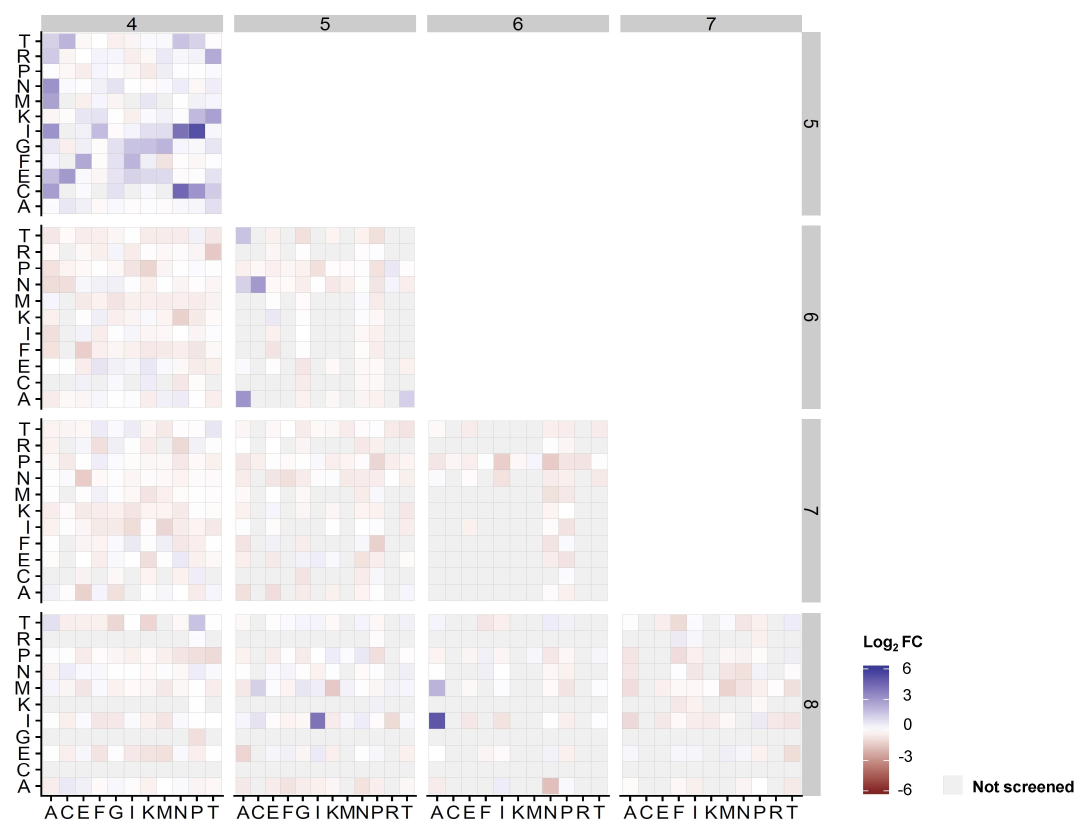
#> input picture batman_resub/tcr_epitope_datasets/more_than_one_hamming_datasets/EWW-TCR_papers/all_heatmaps.jpg, 4334 x 3353 px (shown at 1/4 size)
$ python image2data_positions_68.py
#> lines starting #> are read from the running program, lines starting #| are printed output that depends on the picture
import numpy as np
import pandas as pd
from PIL import Image
import itertools
from matplotlib import pyplot as plt

'''Extract RGB values'''
# Load image
im = Image.open('all_heatmaps.jpg','r')
#> im is the input picture: PIL image 4334x3353 RGB; mean R, G, B 245.5, 244, 244.8
pix = list(im.getdata())
#> pix = 14531902 items
width, height = im.size
#> width = 4334; height = 3353
pixel_values = np.array(pix).reshape((width, height, 3))
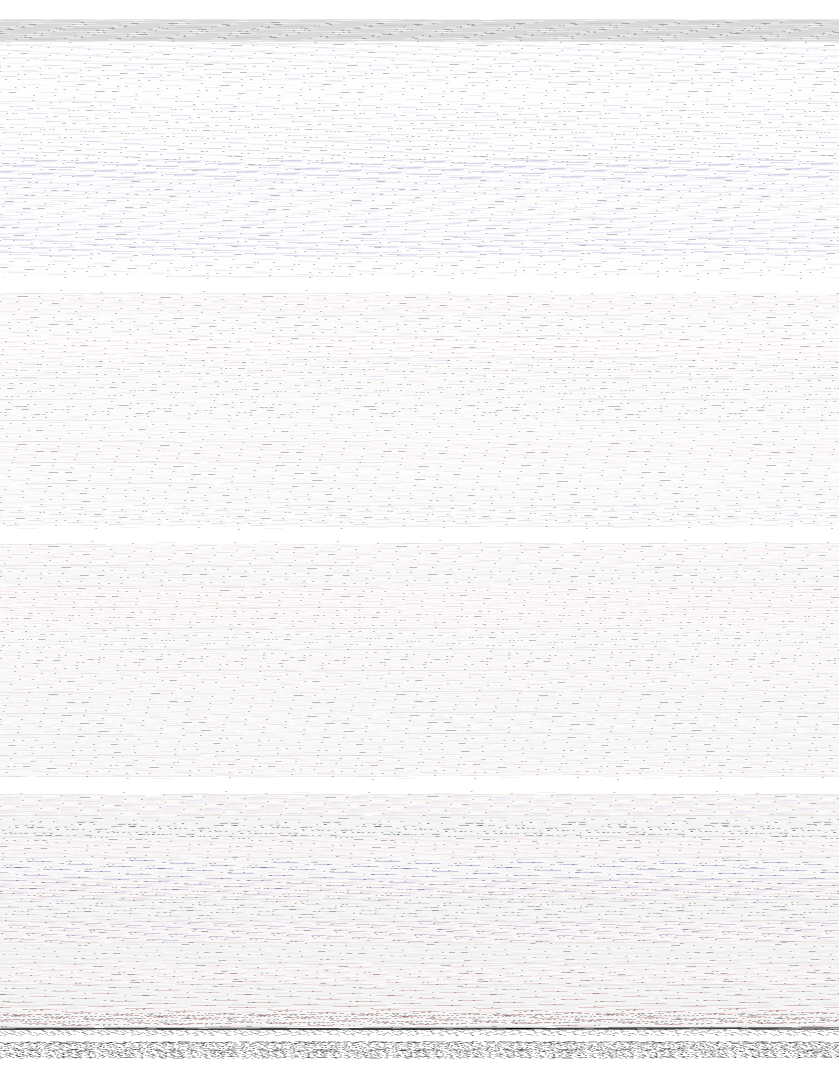
#> pixel_values: shape (4334, 3353, 3) int64 (shown at 1/4 size); mean of channels 0, 1, 2 245.5, 244, 244.8; drawn as R, G, B

# Set up a grid to extract RGB values for each box in heatmap

# For mutations in positions 6 and 7
xmin = 1748
xmax = 2396
ymin = 2489.5
ymax = 3143.5
xpts = 11
ypts = 11

grid = list(itertools.product(np.linspace(xmin,xmax,xpts),
                              np.linspace(ymin,ymax,ypts)))

# Extract RGB values
rgb = np.zeros((xpts*ypts,3))

for pixel in np.arange(xpts*ypts):
    rgb[pixel,:] = im.getpixel(grid[pixel])
#> after the loop, rgb = 121 rows, first 8: [245, 244, 252], [240, 240, 240], [253, 243, 242], [254, 254, 255], [187, 179, 218], [240, 240, 240], [95, 86, 167], [240, 240, 240]

# Reshape to heatmap size y channel
rgb = np.reshape(rgb, (xpts,ypts,3))

'''Colorbar'''
# sample equally spaced 100 collinear points between upper (6) & lower (-6) ticks

xmin = 3502
xmax = 3503
ymin = 2675
ymax = 3162.5
xpts_cb= 1
ypts_cb = 100

grid = list(itertools.product(np.linspace(xmin,xmax,xpts_cb),
                              np.linspace(ymin,ymax,ypts_cb)))

# Extract RGB values
cb_rgb = np.zeros((ypts_cb,3))

for pixel in np.arange(ypts_cb):
    cb_rgb[pixel,:] = im.getpixel(grid[pixel])
#> after the loop, cb_rgb = 100 rows, first 8: [61, 60, 154], [61, 60, 153], [69, 66, 157], [72, 67, 159], [76, 72, 159], [80, 74, 160], [88, 80, 166], [89, 81, 166]

# Interpolate logFC scale
rgb2log_FC = np.linspace(6,-6,ypts_cb)

# RGB value of peptides not screened
rgb_unscreened = im.getpixel((3807,3135))
#> rgb_unscreened = (240, 240, 240)

'''Assign logFC values based on RGB'''
mutant_logFC = pd.DataFrame(columns=['peptide','peptide_activity'])

# logFC normalization from min and max of 1 Hamming scan of EWW peptide
logFC_min = 0
logFC_max = 5.2

#mutation positions
Px = 6
Py = 8

# mutated AAs
index_peptide = "EWWRSGGFSF"
aa_order_x = ['A','C','E','F','I','K','M','N','P','R','T']
aa_order_y = ['T','R','P','N','M','K','I','G','E','C','A']

for aa_x in np.arange(xpts):
    for aa_y in np.arange(ypts):
        # Get RGB values
        seq_rgb = rgb[aa_x,aa_y,:] #Read recorded rgb value
        # Find closest RGB combination in the colorbar
        cb_loc=np.argmin(np.sum(abs(cb_rgb-np.tile(seq_rgb,(len(cb_rgb),1))),axis=1))
        seq_logFC = rgb2log_FC[cb_loc] #assign logFC
        # Normalize logFC
        seq_logFC = max(0.0,(seq_logFC-logFC_min)/(logFC_max-logFC_min))

        # Detect unscreened
        if np.sum(abs(seq_rgb-rgb_unscreened))<np.min(np.sum(abs(cb_rgb-np.tile(seq_rgb,(len(cb_rgb),1))),axis=1)):
           seq_logFC = np.nan
           continue
        # Mutant seq
        peptide = list(index_peptide)
        peptide[Px-1] = aa_order_x[aa_x]
        peptide[Py-1] = aa_order_y[aa_y]
        peptide = ''.join(peptide)

        # Save data
        data_add = pd.DataFrame({'peptide':[peptide],
                                 'peptide_activity':[seq_logFC]})
        mutant_logFC = pd.concat([mutant_logFC,data_add])


# Export data
mutant_logFC.to_excel('data_from_heatmap_68.xlsx',index=None)
